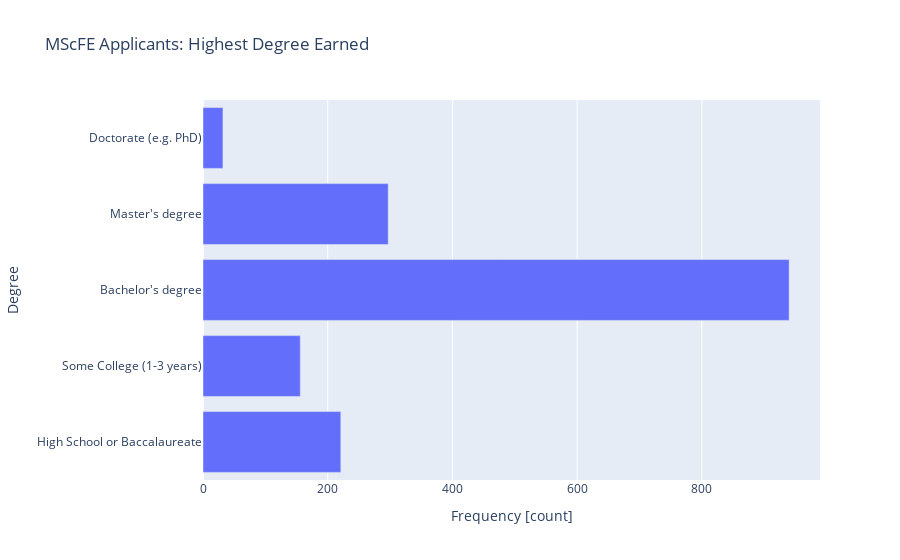

Notebook code for this chart:
### Code cell
def build_ed_bar():
    # Create bar chart
    fig = px.bar(
        x=education,
        y=education.index,
        orientation="h",
        title="MScFE Applicants: Highest Degree Earned"
    )
    # Add axis labels
    fig.update_layout(xaxis_title="Frequency [count]", yaxis_title="Degree")
    return fig


ed_fig = build_ed_bar()
print("ed_fig type:", type(ed_fig))
ed_fig.show();

### Figure 1 — Plotly figure (JSON) as saved in the notebook; plotly's stock layout.template omitted (floating-point values rounded to 4 significant figures)
{"data": [{"alignmentgroup": "True", "hovertemplate": "x=%{x}<br>y=%{y}<extra></extra>", "legendgroup": "", "marker": {"color": "#636efa", "pattern": {"shape": ""}}, "name": "", "offsetgroup": "", "orientation": "h", "showlegend": false, "textposition": "auto", "type": "bar", "x": [221, 156, 940, 297, 32], "xaxis": "x", "y": ["High School or Baccalaureate", "Some College (1-3 years)", "Bachelor's degree", "Master's degree", "Doctorate (e.g. PhD)"], "yaxis": "y"}], "layout": {"barmode": "relative", "legend": {"tracegroupgap": 0}, "title": {"text": "MScFE Applicants: Highest Degree Earned"}, "xaxis": {"anchor": "y", "domain": [0, 1], "title": {"text": "Frequency [count]"}}, "yaxis": {"anchor": "x", "domain": [0, 1], "title": {"text": "Degree"}}}}
